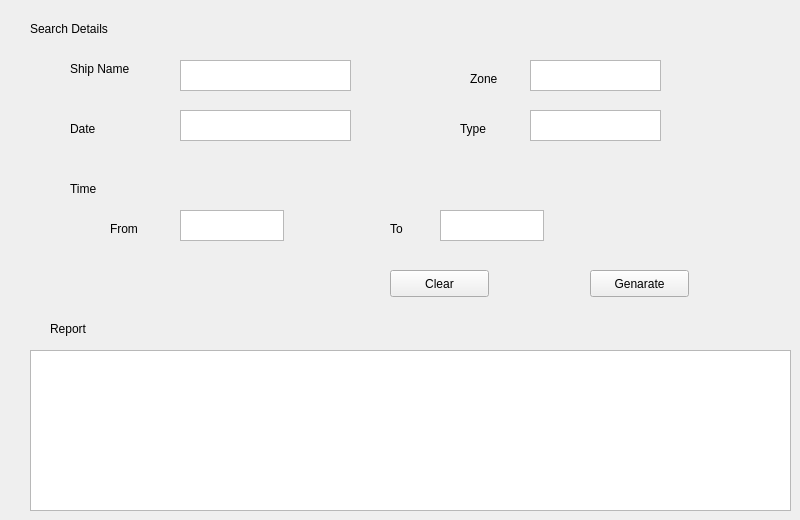
    <widget class="QWidget" name="tab_2">
     <attribute name="title">
      <string>Report</string>
     </attribute>
     <widget class="QLabel" name="label_33">
      <property name="geometry">
       <rect>
        <x>30</x>
        <y>20</y>
        <width>191</width>
        <height>17</height>
       </rect>
      </property>
      <property name="text">
       <string>Search Details</string>
      </property>
     </widget>
     <widget class="QLabel" name="label_34">
      <property name="geometry">
       <rect>
        <x>70</x>
        <y>60</y>
        <width>91</width>
        <height>17</height>
       </rect>
      </property>
      <property name="text">
       <string>Ship Name</string>
      </property>
     </widget>
     <widget class="QLabel" name="label_35">
      <property name="geometry">
       <rect>
        <x>70</x>
        <y>120</y>
        <width>67</width>
        <height>17</height>
       </rect>
      </property>
      <property name="text">
       <string>Date</string>
      </property>
     </widget>
     <widget class="QLabel" name="label_36">
      <property name="geometry">
       <rect>
        <x>70</x>
        <y>180</y>
        <width>67</width>
        <height>17</height>
       </rect>
      </property>
      <property name="text">
       <string>Time</string>
      </property>
     </widget>
     <widget class="QLabel" name="label_37">
      <property name="geometry">
       <rect>
        <x>470</x>
        <y>70</y>
        <width>67</width>
        <height>17</height>
       </rect>
      </property>
      <property name="text">
       <string>Zone</string>
      </property>
     </widget>
     <widget class="QLabel" name="label_38">
      <property name="geometry">
       <rect>
        <x>110</x>
        <y>220</y>
        <width>67</width>
        <height>17</height>
       </rect>
      </property>
      <property name="text">
       <string>From</string>
      </property>
     </widget>
     <widget class="QLabel" name="label_39">
      <property name="geometry">
       <rect>
        <x>390</x>
        <y>220</y>
        <width>31</width>
        <height>17</height>
       </rect>
      </property>
      <property name="text">
       <string>To</string>
      </property>
     </widget>
     <widget class="QLabel" name="label_40">
      <property name="geometry">
       <rect>
        <x>460</x>
        <y>120</y>
        <width>67</width>
        <height>17</height>
       </rect>
      </property>
      <property name="text">
       <string>Type</string>
      </property>
     </widget>
     <widget class="QTextEdit" name="textEdit_28">
      <property name="geometry">
       <rect>
        <x>180</x>
        <y>60</y>
        <width>171</width>
        <height>31</height>
       </rect>
      </property>
     </widget>
     <widget class="QTextEdit" name="textEdit_29">
      <property name="geometry">
       <rect>
        <x>180</x>
        <y>110</y>
        <width>171</width>
        <height>31</height>
       </rect>
      </property>
     </widget>
     <widget class="QTextEdit" name="textEdit_30">
      <property name="geometry">
       <rect>
        <x>530</x>
        <y>60</y>
        <width>131</width>
        <height>31</height>
       </rect>
      </property>
     </widget>
     <widget class="QTextEdit" name="textEdit_31">
      <property name="geometry">
       <rect>
        <x>180</x>
        <y>210</y>
        <width>104</width>
        <height>31</height>
       </rect>
      </property>
     </widget>
     <widget class="QTextEdit" name="textEdit_32">
      <property name="geometry">
       <rect>
        <x>440</x>
        <y>210</y>
        <width>104</width>
        <height>31</height>
       </rect>
      </property>
     </widget>
     <widget class="QTextEdit" name="textEdit_33">
      <property name="geometry">
       <rect>
        <x>530</x>
        <y>110</y>
        <width>131</width>
        <height>31</height>
       </rect>
      </property>
     </widget>
     <widget class="QTableView" name="tableView_3">
      <property name="geometry">
       <rect>
        <x>30</x>
        <y>350</y>
        <width>761</width>
        <height>161</height>
       </rect>
      </property>
     </widget>
     <widget class="QLabel" name="label_41">
      <property name="geometry">
       <rect>
        <x>50</x>
        <y>320</y>
        <width>67</width>
        <height>17</height>
       </rect>
      </property>
      <property name="text">
       <string>Report</string>
      </property>
     </widget>
     <widget class="QPushButton" name="pushButton_8">
      <property name="geometry">
       <rect>
        <x>590</x>
        <y>270</y>
        <width>99</width>
        <height>27</height>
       </rect>
      </property>
      <property name="text">
       <string>Genarate</string>
      </property>
     </widget>
     <widget class="QPushButton" name="pushButton_9">
      <property name="geometry">
       <rect>
        <x>390</x>
        <y>270</y>
        <width>99</width>
        <height>27</height>
       </rect>
      </property>
      <property name="text">
       <string>Clear</string>
      </property>
     </widget>
    </widget>
